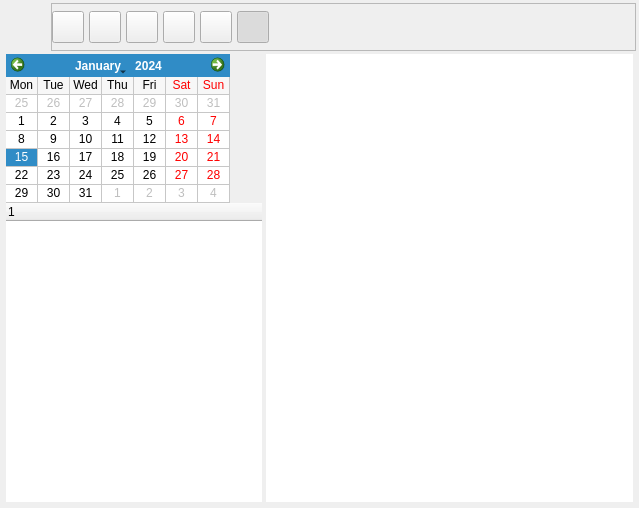
<ui version="4.0" >
 <author>Tomeu Borras Riera</author>
 <class>CuadranteBase</class>
 <widget class="QWidget" name="CuadranteBase" >
  <property name="geometry" >
   <rect>
    <x>0</x>
    <y>0</y>
    <width>639</width>
    <height>508</height>
   </rect>
  </property>
  <property name="windowTitle" >
   <string>Cuadrante</string>
  </property>
  <property name="windowIcon" >
   <iconset resource="../../../bulmages.qrc" >:/BulmaCont32x32/images/png/i_clock.png</iconset>
  </property>
  <layout class="QVBoxLayout" >
   <property name="spacing" >
    <number>0</number>
   </property>
   <property name="leftMargin" >
    <number>3</number>
   </property>
   <property name="topMargin" >
    <number>3</number>
   </property>
   <property name="rightMargin" >
    <number>3</number>
   </property>
   <property name="bottomMargin" >
    <number>3</number>
   </property>
   <item>
    <layout class="QHBoxLayout" >
     <property name="spacing" >
      <number>0</number>
     </property>
     <property name="leftMargin" >
      <number>0</number>
     </property>
     <property name="topMargin" >
      <number>0</number>
     </property>
     <property name="rightMargin" >
      <number>0</number>
     </property>
     <property name="bottomMargin" >
      <number>0</number>
     </property>
     <item>
      <widget class="QLabel" name="label" >
       <property name="minimumSize" >
        <size>
         <width>48</width>
         <height>48</height>
        </size>
       </property>
       <property name="maximumSize" >
        <size>
         <width>48</width>
         <height>48</height>
        </size>
       </property>
       <property name="text" >
        <string/>
       </property>
       <property name="pixmap" >
        <pixmap resource="../../../bulmages.qrc" >:/BulmaCont32x32/images/png/i_diario.xpm</pixmap>
       </property>
      </widget>
     </item>
     <item>
      <widget class="QFrame" name="frame" >
       <property name="frameShape" >
        <enum>QFrame::StyledPanel</enum>
       </property>
       <property name="frameShadow" >
        <enum>QFrame::Raised</enum>
       </property>
       <layout class="QHBoxLayout" >
        <property name="spacing" >
         <number>5</number>
        </property>
        <property name="leftMargin" >
         <number>0</number>
        </property>
        <property name="topMargin" >
         <number>0</number>
        </property>
        <property name="rightMargin" >
         <number>0</number>
        </property>
        <property name="bottomMargin" >
         <number>0</number>
        </property>
        <item>
         <widget class="QToolButton" name="mui_editar" >
          <property name="minimumSize" >
           <size>
            <width>32</width>
            <height>32</height>
           </size>
          </property>
          <property name="maximumSize" >
           <size>
            <width>32</width>
            <height>32</height>
           </size>
          </property>
          <property name="toolTip" >
           <string>Editar</string>
          </property>
          <property name="whatsThis" >
           <string>Editar</string>
          </property>
          <property name="text" >
           <string/>
          </property>
          <property name="icon" >
           <iconset resource="../../../bulmages.qrc" >:/Images/document-open.png</iconset>
          </property>
          <property name="iconSize" >
           <size>
            <width>32</width>
            <height>32</height>
           </size>
          </property>
          <property name="shortcut" >
           <string>Ctrl+D</string>
          </property>
         </widget>
        </item>
        <item>
         <widget class="QToolButton" name="mui_imprimir" >
          <property name="minimumSize" >
           <size>
            <width>32</width>
            <height>32</height>
           </size>
          </property>
          <property name="maximumSize" >
           <size>
            <width>32</width>
            <height>32</height>
           </size>
          </property>
          <property name="toolTip" >
           <string>Imprimir</string>
          </property>
          <property name="whatsThis" >
           <string>Imprimir</string>
          </property>
          <property name="text" >
           <string/>
          </property>
          <property name="icon" >
           <iconset resource="../../../bulmages.qrc" >:/Images/document-print.png</iconset>
          </property>
          <property name="iconSize" >
           <size>
            <width>32</width>
            <height>32</height>
           </size>
          </property>
          <property name="shortcut" >
           <string>Ctrl+D</string>
          </property>
         </widget>
        </item>
        <item>
         <widget class="QToolButton" name="mui_actualizar" >
          <property name="minimumSize" >
           <size>
            <width>32</width>
            <height>32</height>
           </size>
          </property>
          <property name="maximumSize" >
           <size>
            <width>32</width>
            <height>32</height>
           </size>
          </property>
          <property name="toolTip" >
           <string>Actualizar</string>
          </property>
          <property name="whatsThis" >
           <string>Actualizar</string>
          </property>
          <property name="text" >
           <string/>
          </property>
          <property name="icon" >
           <iconset resource="../../../bulmages.qrc" >:/Images/view-refresh.png</iconset>
          </property>
          <property name="iconSize" >
           <size>
            <width>32</width>
            <height>32</height>
           </size>
          </property>
          <property name="shortcut" >
           <string>Ctrl+D</string>
          </property>
         </widget>
        </item>
        <item>
         <widget class="QToolButton" name="mui_limpiar" >
          <property name="minimumSize" >
           <size>
            <width>32</width>
            <height>32</height>
           </size>
          </property>
          <property name="maximumSize" >
           <size>
            <width>32</width>
            <height>32</height>
           </size>
          </property>
          <property name="toolTip" >
           <string>Limpiar Cuadrante</string>
          </property>
          <property name="whatsThis" >
           <string>Limpiar Cuadrante</string>
          </property>
          <property name="text" >
           <string/>
          </property>
          <property name="icon" >
           <iconset resource="../../../bulmages.qrc" >:Images/edit-delete.png</iconset>
          </property>
          <property name="iconSize" >
           <size>
            <width>32</width>
            <height>32</height>
           </size>
          </property>
          <property name="shortcut" >
           <string>Ctrl+D</string>
          </property>
         </widget>
        </item>
        <item>
         <widget class="QToolButton" name="mui_duplicar" >
          <property name="minimumSize" >
           <size>
            <width>32</width>
            <height>32</height>
           </size>
          </property>
          <property name="maximumSize" >
           <size>
            <width>32</width>
            <height>32</height>
           </size>
          </property>
          <property name="toolTip" >
           <string>Igual que la Semana Anterior</string>
          </property>
          <property name="whatsThis" >
           <string>Igual que la Semana Anterior</string>
          </property>
          <property name="text" >
           <string/>
          </property>
          <property name="icon" >
           <iconset resource="../../../bulmages.qrc" >:/BulmaCont32x32/images/png/igualant.xpm</iconset>
          </property>
          <property name="iconSize" >
           <size>
            <width>32</width>
            <height>32</height>
           </size>
          </property>
          <property name="shortcut" >
           <string>Ctrl+D</string>
          </property>
         </widget>
        </item>
        <item>
         <widget class="QToolButton" name="mui_ocultar" >
          <property name="minimumSize" >
           <size>
            <width>32</width>
            <height>32</height>
           </size>
          </property>
          <property name="maximumSize" >
           <size>
            <width>32</width>
            <height>32</height>
           </size>
          </property>
          <property name="toolTip" >
           <string>Ocultar Panel</string>
          </property>
          <property name="whatsThis" >
           <string>Ocultar Panel</string>
          </property>
          <property name="text" >
           <string/>
          </property>
          <property name="icon" >
           <iconset resource="../../../bulmages.qrc" >:/BulmaCont32x32/images/png/i_tux.png</iconset>
          </property>
          <property name="iconSize" >
           <size>
            <width>32</width>
            <height>32</height>
           </size>
          </property>
          <property name="shortcut" >
           <string>Ctrl+D</string>
          </property>
          <property name="checkable" >
           <bool>true</bool>
          </property>
          <property name="checked" >
           <bool>true</bool>
          </property>
         </widget>
        </item>
        <item>
         <widget class="QFrame" name="mui_plugbotones" >
          <property name="sizePolicy" >
           <sizepolicy vsizetype="Fixed" hsizetype="Fixed" >
            <horstretch>0</horstretch>
            <verstretch>0</verstretch>
           </sizepolicy>
          </property>
          <property name="frameShape" >
           <enum>QFrame::NoFrame</enum>
          </property>
          <property name="frameShadow" >
           <enum>QFrame::Plain</enum>
          </property>
          <property name="lineWidth" >
           <number>0</number>
          </property>
         </widget>
        </item>
        <item>
         <spacer>
          <property name="orientation" >
           <enum>Qt::Horizontal</enum>
          </property>
          <property name="sizeType" >
           <enum>QSizePolicy::Expanding</enum>
          </property>
          <property name="sizeHint" >
           <size>
            <width>461</width>
            <height>34</height>
           </size>
          </property>
         </spacer>
        </item>
       </layout>
      </widget>
     </item>
    </layout>
   </item>
   <item>
    <layout class="QHBoxLayout" >
     <property name="spacing" >
      <number>4</number>
     </property>
     <property name="leftMargin" >
      <number>3</number>
     </property>
     <property name="topMargin" >
      <number>3</number>
     </property>
     <property name="rightMargin" >
      <number>3</number>
     </property>
     <property name="bottomMargin" >
      <number>3</number>
     </property>
     <item>
      <widget class="QFrame" name="frame_2" >
       <property name="sizePolicy" >
        <sizepolicy vsizetype="Expanding" hsizetype="Fixed" >
         <horstretch>0</horstretch>
         <verstretch>0</verstretch>
        </sizepolicy>
       </property>
       <property name="frameShape" >
        <enum>QFrame::NoFrame</enum>
       </property>
       <property name="frameShadow" >
        <enum>QFrame::Plain</enum>
       </property>
       <layout class="QVBoxLayout" >
        <property name="spacing" >
         <number>0</number>
        </property>
        <property name="leftMargin" >
         <number>0</number>
        </property>
        <property name="topMargin" >
         <number>0</number>
        </property>
        <property name="rightMargin" >
         <number>0</number>
        </property>
        <property name="bottomMargin" >
         <number>0</number>
        </property>
        <item>
         <widget class="QCalendarWidget" name="mui_calendario" >
          <property name="sizePolicy" >
           <sizepolicy vsizetype="Fixed" hsizetype="Fixed" >
            <horstretch>0</horstretch>
            <verstretch>0</verstretch>
           </sizepolicy>
          </property>
          <property name="contextMenuPolicy" >
           <enum>Qt::CustomContextMenu</enum>
          </property>
          <property name="firstDayOfWeek" >
           <enum>Qt::Monday</enum>
          </property>
          <property name="gridVisible" >
           <bool>true</bool>
          </property>
          <property name="verticalHeaderFormat" >
           <enum>QCalendarWidget::NoVerticalHeader</enum>
          </property>
         </widget>
        </item>
        <item>
         <widget class="CuadranteQTreeWidget" name="mui_listtrabajadores" >
          <property name="sizePolicy" >
           <sizepolicy vsizetype="Expanding" hsizetype="Fixed" >
            <horstretch>0</horstretch>
            <verstretch>0</verstretch>
           </sizepolicy>
          </property>
          <property name="minimumSize" >
           <size>
            <width>100</width>
            <height>0</height>
           </size>
          </property>
          <property name="maximumSize" >
           <size>
            <width>280</width>
            <height>16777215</height>
           </size>
          </property>
          <property name="font" >
           <font>
            <pointsize>9</pointsize>
           </font>
          </property>
          <property name="contextMenuPolicy" >
           <enum>Qt::NoContextMenu</enum>
          </property>
          <property name="frameShape" >
           <enum>QFrame::NoFrame</enum>
          </property>
          <property name="horizontalScrollBarPolicy" >
           <enum>Qt::ScrollBarAlwaysOff</enum>
          </property>
          <property name="tabKeyNavigation" >
           <bool>true</bool>
          </property>
          <property name="showDropIndicator" stdset="0" >
           <bool>true</bool>
          </property>
          <property name="rootIsDecorated" >
           <bool>true</bool>
          </property>
          <property name="animated" >
           <bool>true</bool>
          </property>
          <property name="allColumnsShowFocus" >
           <bool>true</bool>
          </property>
          <column>
           <property name="text" >
            <string>1</string>
           </property>
          </column>
         </widget>
        </item>
       </layout>
      </widget>
     </item>
     <item>
      <widget class="CuadranteQTableWidget" name="mui_cuadrante" >
       <property name="sizePolicy" >
        <sizepolicy vsizetype="Expanding" hsizetype="Expanding" >
         <horstretch>0</horstretch>
         <verstretch>0</verstretch>
        </sizepolicy>
       </property>
       <property name="contextMenuPolicy" >
        <enum>Qt::CustomContextMenu</enum>
       </property>
       <property name="frameShape" >
        <enum>QFrame::NoFrame</enum>
       </property>
       <property name="verticalScrollMode" >
        <enum>QAbstractItemView::ScrollPerPixel</enum>
       </property>
      </widget>
     </item>
    </layout>
   </item>
  </layout>
 </widget>
 <layoutdefault spacing="4" margin="3" />
 <customwidgets>
  <customwidget>
   <class>CuadranteQTreeWidget</class>
   <extends>QTreeWidget</extends>
   <header>cuadranteqtreewidget.h</header>
  </customwidget>
  <customwidget>
   <class>CuadranteQTableWidget</class>
   <extends>QTableWidget</extends>
   <header>cuadranteqtablewidget.h</header>
  </customwidget>
 </customwidgets>
 <resources>
  <include location="../../../bulmages.qrc" />
 </resources>
 <connections>
  <connection>
   <sender>mui_ocultar</sender>
   <signal>toggled(bool)</signal>
   <receiver>frame_2</receiver>
   <slot>setVisible(bool)</slot>
   <hints>
    <hint type="sourcelabel" >
     <x>279</x>
     <y>44</y>
    </hint>
    <hint type="destinationlabel" >
     <x>285</x>
     <y>110</y>
    </hint>
   </hints>
  </connection>
 </connections>
</ui>
